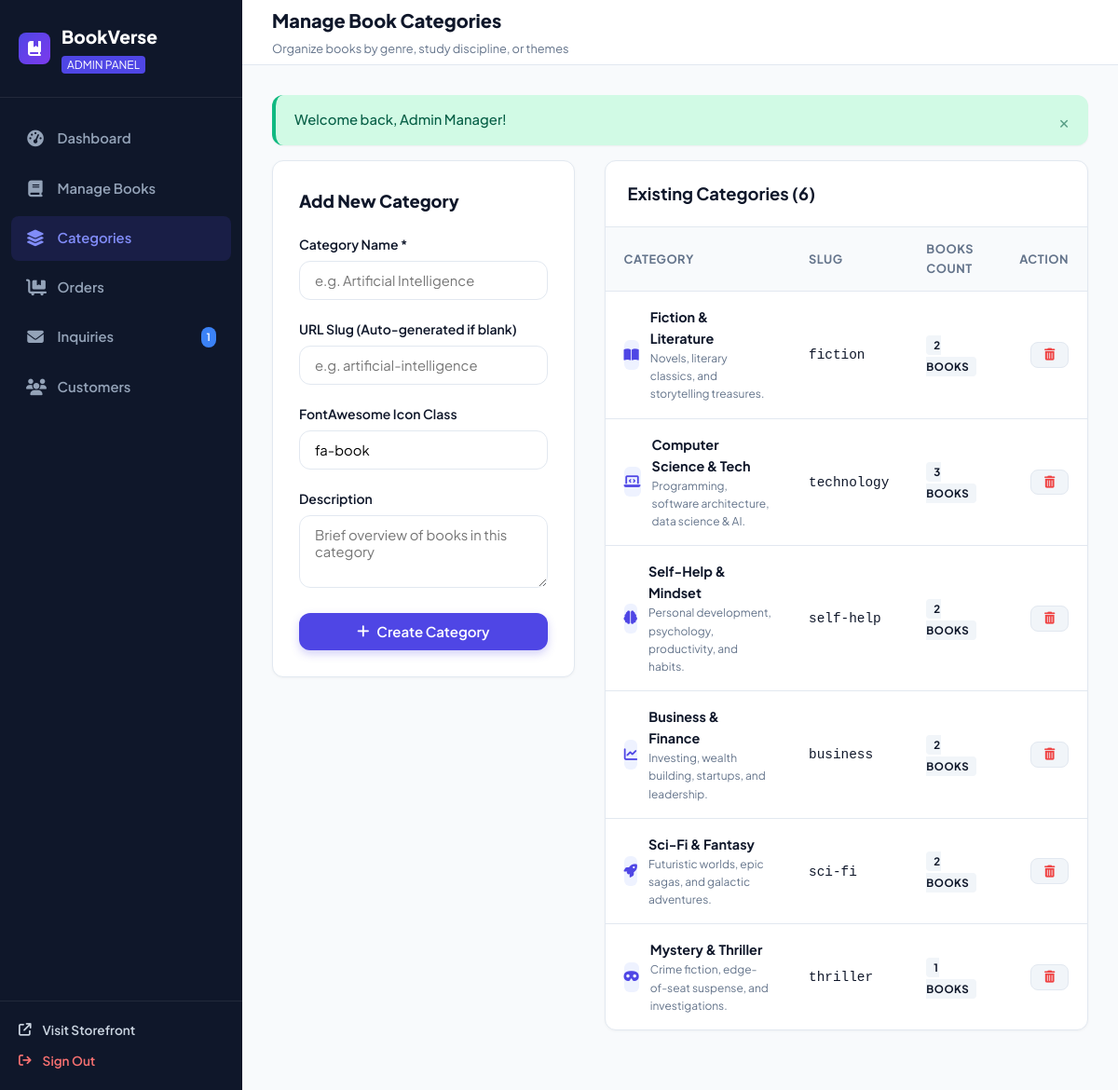
Screenshot of /admin/categories.php (signed in) with the database file from the repository.
### tables this page shows
CREATE TABLE `categories` (
  `id` INT AUTO_INCREMENT PRIMARY KEY,
  `name` VARCHAR(100) NOT NULL,
  `slug` VARCHAR(100) NOT NULL UNIQUE,
  `description` VARCHAR(255) DEFAULT NULL,
  `icon` VARCHAR(50) DEFAULT 'fa-book',
  `created_at` TIMESTAMP DEFAULT CURRENT_TIMESTAMP
);

### config/functions.php (called while the page is built, shortened)
<?php
function getFlash() {
    if (isset($_SESSION['flash_message'])) {
        $flash = $_SESSION['flash_message'];
        return $flash;
    }
    return null;
}

### admin/categories.php (the view, shortened to what this page needs)
<?php
require_once __DIR__ . '/includes/admin-header.php';
require_once __DIR__ . '/includes/admin-sidebar.php';
$categories = $pdo->query("SELECT c.*, COUNT(b.id) as book_count
                           FROM categories c
                           LEFT JOIN books b ON c.id = b.category_id
                           GROUP BY c.id
                           ORDER BY c.id ASC")->fetchAll();
?>
<div class="admin-main">
    <header class="admin-topbar">
        <div>
            <h2 style="font-size: 1.25rem; font-weight: 800; margin: 0;">Manage Book Categories</h2>
            <span style="font-size: 0.8rem; color: #64748b;">Organize books by genre, study discipline, or themes</span>
        </div>
    </header>
    <div class="admin-content">
        <?php if ($flash): ?>
            <div class="alert alert-<?= htmlspecialchars($flash['type']); ?>">
                <span><?= htmlspecialchars($flash['message']); ?></span>
                <button type="button" class="alert-close">&times;</button>
            </div>
        <?php endif; ?>
        <div style="display: grid; grid-template-columns: 1fr 1.6fr; gap: 2rem; align-items: start;">
            <div class="admin-card" style="padding: 1.75rem;">
                <h3 style="font-size: 1.15rem; font-weight: 800; margin-bottom: 1.25rem;">Add New Category</h3>
                <form action="<?= BASE_URL; ?>/admin/categories.php" method="POST">
                    <div class="form-group">
                        <label class="form-label">Category Name *</label>
                        <input type="text" name="name" required class="form-control" placeholder="e.g. Artificial Intelligence">
                    </div>
                    <div class="form-group">
                        <label class="form-label">URL Slug (Auto-generated if blank)</label>
                        <input type="text" name="slug" class="form-control" placeholder="e.g. artificial-intelligence">
                    </div>
                    <div class="form-group">
                        <label class="form-label">FontAwesome Icon Class</label>
                        <input type="text" name="icon" class="form-control" value="fa-book" placeholder="fa-brain, fa-rocket, fa-code">
                    </div>
                    <div class="form-group">
                        <label class="form-label">Description</label>
                        <textarea name="description" rows="3" class="form-control" placeholder="Brief overview of books in this category"></textarea>
                    </div>
                    <button type="submit" class="btn btn-primary btn-block">
                        <i class="fa-solid fa-plus"></i> Create Category
                    </button>
                </form>
            </div>
            <div class="admin-card">
                <div class="admin-card-header">
                    <h2>Existing Categories (<?= count($categories); ?>)</h2>
                </div>
                <div style="overflow-x: auto;">
                    <table class="admin-table">
                        <thead>
                            <tr>
                                <th>Category</th>
                                <th>Slug</th>
                                <th>Books Count</th>
                                <th style="text-align: right;">Action</th>
                            </tr>
                        </thead>
                        <tbody>
                            <?php foreach ($categories as $cat): ?>
                                <tr>
                                    <td>
                                        <div style="display: flex; align-items: center; gap: 0.75rem;">
                                            <div style="width: 32px; height: 32px; border-radius: 6px; background: #eef2ff; color: #4f46e5; display: flex; align-items: center; justify-content: center;">
                                                <i class="fa-solid <?= htmlspecialchars($cat['icon']); ?>"></i>
                                            </div>
                                            <div>
                                                <strong><?= htmlspecialchars($cat['name']); ?></strong>
                                                <div style="font-size: 0.75rem; color: #64748b;"><?= htmlspecialchars($cat['description'] ?? ''); ?></div>
                                            </div>
                                        </div>
                                    </td>
                                    <td><code><?= htmlspecialchars($cat['slug']); ?></code></td>
                                    <td>
                                        <span class="badge-tag" style="background: #f1f5f9; color: #0f172a;">
                                            <?= (int)$cat['book_count']; ?> Books
                                        </span>
                                    </td>
                                    <td style="text-align: right;">
                                        <a href="<?= BASE_URL; ?>/admin/categories.php?action=delete&id=<?= $cat['id']; ?>" class="btn btn-secondary btn-sm" style="color: #ef4444;" title="Delete" data-confirm="Delete this category? Books in this category will become uncategorized.">
                                            <i class="fa-solid fa-trash-can"></i>
                                        </a>
                                    </td>
                                </tr>
                            <?php endforeach; ?>
                        </tbody>
                    </table>
                </div>
            </div>
        </div>
    </div>
</div>
</body>
</html>

### assets/css/style.css (style rules this page uses)
:root { --primary: #4f46e5; --primary-hover: #4338ca; --primary-light: #eef2ff; --primary-glow: rgba(79, 70, 229, 0.15); --secondary: #06b6d4; --accent: #f59e0b; --accent-light: #fef3c7; --dark: #0f172a; --dark-surface: #1e293b; --slate-600: #475569; --slate-400: #94a3b8; --slate-200: #e2e8f0; --slate-100: #f1f5f9; --bg-page: #f8fafc; --bg-card: #ffffff; --success: #10b981; --success-light: #d1fae5; --danger: #ef4444; --danger-light: #fee2e2; --warning: #f59e0b; --info: #3b82f6; --radius-sm: 8px; --radius-md: 12px; --radius-lg: 16px; --radius-full: 9999px; --shadow-sm: 0 1px 2px 0 rgba(0, 0, 0, 0.05); --shadow-md: 0 4px 6px -1px rgba(0, 0, 0, 0.07), 0 2px 4px -2px rgba(0, 0, 0, 0.05); --shadow-lg: 0 10px 15px -3px rgba(0, 0, 0, 0.08), 0 4px 6px -4px rgba(0, 0, 0, 0.04); --shadow-xl: 0 20px 25px -5px rgba(0, 0, 0, 0.1), 0 8px 10px -6px rgba(0, 0, 0, 0.04); --transition: all 0.25s cubic-bezier(0.4, 0, 0.2, 1); --container-max: 1240px; }
*, *::before, *::after { box-sizing: border-box; margin: 0; padding: 0; }
html { scroll-behavior: smooth; }
body { font-family: 'Plus Jakarta Sans', -apple-system, BlinkMacSystemFont, 'Segoe UI', Roboto, sans-serif; background-color: var(--bg-page); color: var(--dark); line-height: 1.6; min-height: 100vh; display: flex; flex-direction: column; }
a { color: inherit; text-decoration: none; transition: var(--transition); }
button, input, select, textarea { font-family: inherit; font-size: inherit; }
.btn { display: inline-flex; align-items: center; justify-content: center; gap: 0.5rem; padding: 0.65rem 1.35rem; font-size: 0.9375rem; font-weight: 600; border-radius: var(--radius-md); border: none; cursor: pointer; transition: var(--transition); text-align: center; }
.btn-primary { background: var(--primary); color: #ffffff; box-shadow: 0 4px 10px rgba(79, 70, 229, 0.25); }
.btn-secondary { background: var(--slate-100); color: var(--slate-600); border: 1px solid var(--slate-200); }
.btn-sm { padding: 0.4rem 0.85rem; font-size: 0.8125rem; border-radius: var(--radius-sm); }
.btn-block { width: 100%; }
.badge-tag { font-size: 0.72rem; font-weight: 700; padding: 3px 8px; border-radius: 4px; text-transform: uppercase; letter-spacing: 0.5px; }
.alert { padding: 0.95rem 1.25rem; border-radius: var(--radius-md); margin-bottom: 1rem; display: flex; align-items: center; justify-content: space-between; font-size: 0.925rem; font-weight: 500; box-shadow: var(--shadow-sm); }
.alert-success { background: var(--success-light); color: #065f46; border-left: 4px solid var(--success); }
.alert-close { background: none; border: none; font-size: 1.2rem; cursor: pointer; color: inherit; opacity: 0.6; }
.form-group { margin-bottom: 1.25rem; }
.form-label { display: block; font-size: 0.875rem; font-weight: 600; margin-bottom: 0.4rem; color: var(--dark); }
.form-control { width: 100%; padding: 0.7rem 1rem; border-radius: var(--radius-md); border: 1.5px solid var(--slate-200); background: #ffffff; font-size: 0.925rem; outline: none; transition: var(--transition); }

### rows the page displays
categories: name "Fiction & Literature", description "Novels, literary classics, and storytelling treasures.", slug "fiction", book_count "2"
categories: name "Computer Science & Tech", description "Programming, software architecture, data science & AI.", slug "technology", book_count "3"
categories: name "Self-Help & Mindset", description "Personal development, psychology, productivity, and habits.", slug "self-help", book_count "2"
categories: name "Business & Finance", description "Investing, wealth building, startups, and leadership.", slug "business", book_count "2"
categories: name "Sci-Fi & Fantasy", description "Futuristic worlds, epic sagas, and galactic adventures.", slug "sci-fi", book_count "2"
categories: name "Mystery & Thriller", description "Crime fiction, edge-of-seat suspense, and investigations.", slug "thriller", book_count "1"

### other values shown
$unreadMsgCount "1"
$flash['message'] "Welcome back, Admin Manager!"
count($categories) "6"
